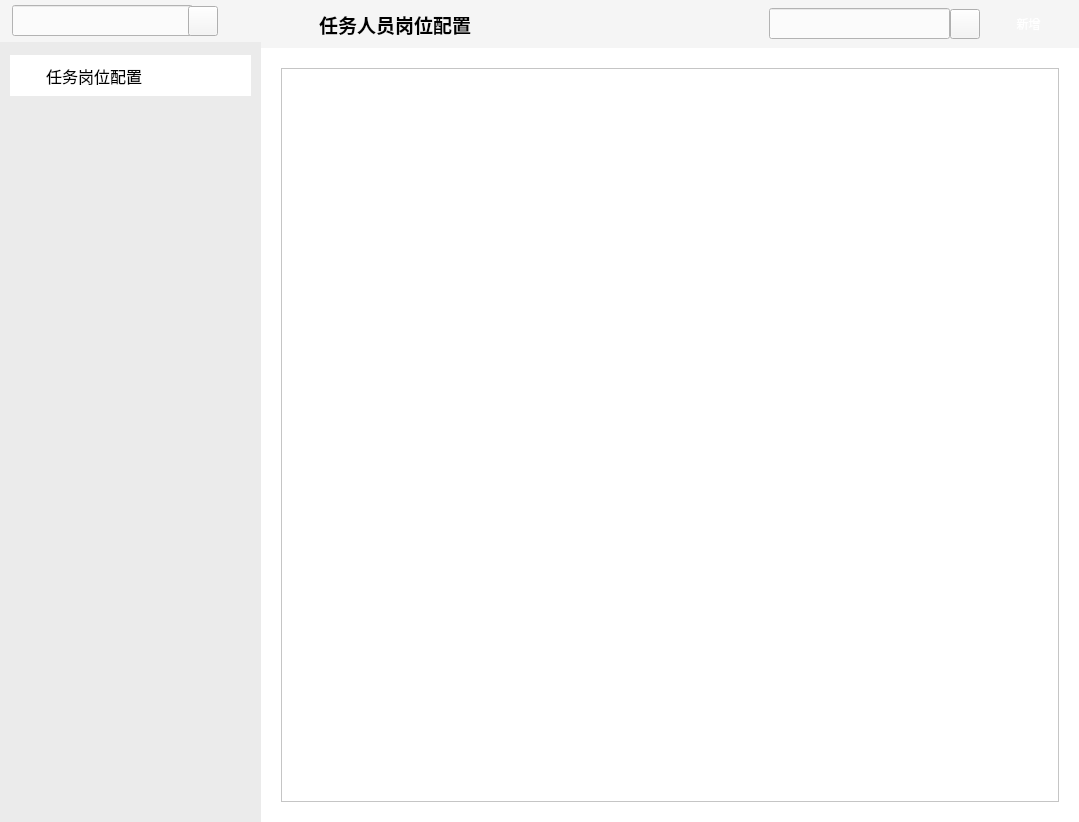
<?xml version="1.0" encoding="UTF-8"?>
<ui version="4.0">
 <class>TaskConfigurationClass</class>
 <widget class="QWidget" name="TaskConfigurationClass">
  <property name="geometry">
   <rect>
    <x>0</x>
    <y>0</y>
    <width>1079</width>
    <height>822</height>
   </rect>
  </property>
  <property name="windowTitle">
   <string>TaskConfiguration</string>
  </property>
  <layout class="QHBoxLayout" name="horizontalLayout">
   <property name="spacing">
    <number>0</number>
   </property>
   <property name="leftMargin">
    <number>0</number>
   </property>
   <property name="topMargin">
    <number>0</number>
   </property>
   <property name="rightMargin">
    <number>0</number>
   </property>
   <property name="bottomMargin">
    <number>0</number>
   </property>
   <item>
    <widget class="QWidget" name="widget_2" native="true">
     <property name="minimumSize">
      <size>
       <width>261</width>
       <height>0</height>
      </size>
     </property>
     <property name="maximumSize">
      <size>
       <width>261</width>
       <height>16777215</height>
      </size>
     </property>
     <property name="styleSheet">
      <string notr="true">background-color: rgb(235, 235, 235);</string>
     </property>
     <layout class="QVBoxLayout" name="verticalLayout">
      <property name="spacing">
       <number>3</number>
      </property>
      <property name="leftMargin">
       <number>0</number>
      </property>
      <property name="topMargin">
       <number>0</number>
      </property>
      <property name="rightMargin">
       <number>0</number>
      </property>
      <property name="bottomMargin">
       <number>0</number>
      </property>
      <item>
       <widget class="QWidget" name="widget_3" native="true">
        <property name="maximumSize">
         <size>
          <width>16777215</width>
          <height>42</height>
         </size>
        </property>
        <property name="styleSheet">
         <string notr="true">background-color: rgb(245, 245, 245);</string>
        </property>
        <layout class="QHBoxLayout" name="horizontalLayout_4">
         <property name="spacing">
          <number>0</number>
         </property>
         <property name="leftMargin">
          <number>12</number>
         </property>
         <property name="topMargin">
          <number>0</number>
         </property>
         <property name="rightMargin">
          <number>12</number>
         </property>
         <property name="bottomMargin">
          <number>0</number>
         </property>
         <item>
          <widget class="QLineEdit" name="le_searchedit">
           <property name="minimumSize">
            <size>
             <width>181</width>
             <height>31</height>
            </size>
           </property>
           <property name="maximumSize">
            <size>
             <width>181</width>
             <height>31</height>
            </size>
           </property>
           <property name="styleSheet">
            <string notr="true">background-color: rgb(251, 251, 251);</string>
           </property>
           <property name="text">
            <string/>
           </property>
          </widget>
         </item>
         <item>
          <widget class="QPushButton" name="pb_searchButton">
           <property name="minimumSize">
            <size>
             <width>30</width>
             <height>30</height>
            </size>
           </property>
           <property name="styleSheet">
            <string notr="true">image: url(:/FaultInjection/images/search.png);
border:0x;</string>
           </property>
           <property name="text">
            <string/>
           </property>
          </widget>
         </item>
         <item>
          <spacer name="horizontalSpacer_3">
           <property name="orientation">
            <enum>Qt::Horizontal</enum>
           </property>
           <property name="sizeHint" stdset="0">
            <size>
             <width>28</width>
             <height>13</height>
            </size>
           </property>
          </spacer>
         </item>
         <item>
          <widget class="QPushButton" name="pb_addFault">
           <property name="minimumSize">
            <size>
             <width>31</width>
             <height>31</height>
            </size>
           </property>
           <property name="maximumSize">
            <size>
             <width>31</width>
             <height>31</height>
            </size>
           </property>
           <property name="styleSheet">
            <string notr="true">border:0px;
image: url(:/FaultInjection/images/addFault (2).png);</string>
           </property>
           <property name="text">
            <string/>
           </property>
          </widget>
         </item>
        </layout>
        <zorder>pb_addFault</zorder>
        <zorder>le_searchedit</zorder>
        <zorder>pb_searchButton</zorder>
        <zorder>horizontalSpacer_3</zorder>
       </widget>
      </item>
      <item>
       <widget class="QWidget" name="wgt_Tree" native="true">
        <property name="maximumSize">
         <size>
          <width>16777215</width>
          <height>16777215</height>
         </size>
        </property>
        <property name="styleSheet">
         <string notr="true">background-color: rgb(235, 235, 235);</string>
        </property>
        <widget class="QWidget" name="widget_4" native="true">
         <property name="geometry">
          <rect>
           <x>10</x>
           <y>10</y>
           <width>241</width>
           <height>41</height>
          </rect>
         </property>
         <property name="styleSheet">
          <string notr="true">background-color: rgb(255, 255, 255);</string>
         </property>
         <layout class="QHBoxLayout" name="horizontalLayout_3">
          <property name="spacing">
           <number>2</number>
          </property>
          <property name="leftMargin">
           <number>2</number>
          </property>
          <property name="topMargin">
           <number>2</number>
          </property>
          <property name="rightMargin">
           <number>2</number>
          </property>
          <property name="bottomMargin">
           <number>2</number>
          </property>
          <item>
           <widget class="QLabel" name="label_5">
            <property name="minimumSize">
             <size>
              <width>32</width>
              <height>32</height>
             </size>
            </property>
            <property name="maximumSize">
             <size>
              <width>32</width>
              <height>32</height>
             </size>
            </property>
            <property name="styleSheet">
             <string notr="true">image: url(:/FaultInjection/images/icon2.png);</string>
            </property>
            <property name="text">
             <string/>
            </property>
           </widget>
          </item>
          <item>
           <widget class="QLabel" name="label">
            <property name="font">
             <font>
              <family>微软雅黑</family>
              <pointsize>12</pointsize>
             </font>
            </property>
            <property name="text">
             <string>任务岗位配置</string>
            </property>
           </widget>
          </item>
          <item>
           <widget class="QLabel" name="label_6">
            <property name="minimumSize">
             <size>
              <width>32</width>
              <height>32</height>
             </size>
            </property>
            <property name="maximumSize">
             <size>
              <width>32</width>
              <height>32</height>
             </size>
            </property>
            <property name="styleSheet">
             <string notr="true">image: url(:/FaultInjection/images/icon／more_active.png);</string>
            </property>
            <property name="text">
             <string/>
            </property>
           </widget>
          </item>
         </layout>
        </widget>
       </widget>
      </item>
     </layout>
    </widget>
   </item>
   <item>
    <widget class="QWidget" name="wgt_center" native="true">
     <property name="styleSheet">
      <string notr="true">background-color: rgb(255, 255, 255);</string>
     </property>
     <layout class="QVBoxLayout" name="verticalLayout_2">
      <property name="spacing">
       <number>0</number>
      </property>
      <property name="leftMargin">
       <number>0</number>
      </property>
      <property name="topMargin">
       <number>0</number>
      </property>
      <property name="rightMargin">
       <number>0</number>
      </property>
      <property name="bottomMargin">
       <number>0</number>
      </property>
      <item>
       <widget class="QWidget" name="wgt_top" native="true">
        <property name="minimumSize">
         <size>
          <width>0</width>
          <height>48</height>
         </size>
        </property>
        <property name="maximumSize">
         <size>
          <width>16777215</width>
          <height>48</height>
         </size>
        </property>
        <property name="styleSheet">
         <string notr="true">background-color: rgb(255, 255, 255);
background-color: rgb(251, 251, 251);</string>
        </property>
        <layout class="QHBoxLayout" name="horizontalLayout_2">
         <property name="spacing">
          <number>0</number>
         </property>
         <property name="leftMargin">
          <number>0</number>
         </property>
         <property name="topMargin">
          <number>0</number>
         </property>
         <property name="rightMargin">
          <number>0</number>
         </property>
         <property name="bottomMargin">
          <number>0</number>
         </property>
         <item>
          <widget class="QWidget" name="widget_15" native="true">
           <property name="styleSheet">
            <string notr="true">background-color: rgb(245, 245, 245);</string>
           </property>
           <layout class="QHBoxLayout" name="horizontalLayout_7">
            <property name="spacing">
             <number>6</number>
            </property>
            <property name="leftMargin">
             <number>20</number>
            </property>
            <property name="topMargin">
             <number>0</number>
            </property>
            <property name="rightMargin">
             <number>20</number>
            </property>
            <property name="bottomMargin">
             <number>0</number>
            </property>
            <item>
             <widget class="QLabel" name="label_4">
              <property name="minimumSize">
               <size>
                <width>32</width>
                <height>32</height>
               </size>
              </property>
              <property name="maximumSize">
               <size>
                <width>32</width>
                <height>32</height>
               </size>
              </property>
              <property name="styleSheet">
               <string notr="true">image: url(:/FaultInjection/images/icon1.png);</string>
              </property>
              <property name="text">
               <string/>
              </property>
             </widget>
            </item>
            <item>
             <widget class="QLabel" name="lb_title_2">
              <property name="minimumSize">
               <size>
                <width>291</width>
                <height>0</height>
               </size>
              </property>
              <property name="maximumSize">
               <size>
                <width>291</width>
                <height>16777215</height>
               </size>
              </property>
              <property name="font">
               <font>
                <family>微软雅黑</family>
                <pointsize>14</pointsize>
                <weight>75</weight>
                <bold>true</bold>
               </font>
              </property>
              <property name="styleSheet">
               <string notr="true">background-color: rgb(245, 245, 245);</string>
              </property>
              <property name="text">
               <string>任务人员岗位配置</string>
              </property>
             </widget>
            </item>
            <item>
             <spacer name="horizontalSpacer_9">
              <property name="orientation">
               <enum>Qt::Horizontal</enum>
              </property>
              <property name="sizeType">
               <enum>QSizePolicy::Expanding</enum>
              </property>
              <property name="sizeHint" stdset="0">
               <size>
                <width>845</width>
                <height>20</height>
               </size>
              </property>
             </spacer>
            </item>
            <item>
             <widget class="QWidget" name="widget_5" native="true">
              <property name="maximumSize">
               <size>
                <width>235</width>
                <height>42</height>
               </size>
              </property>
              <property name="styleSheet">
               <string notr="true">background-color: rgb(245, 245, 245);</string>
              </property>
              <layout class="QHBoxLayout" name="horizontalLayout_5">
               <property name="spacing">
                <number>0</number>
               </property>
               <property name="leftMargin">
                <number>12</number>
               </property>
               <property name="topMargin">
                <number>0</number>
               </property>
               <property name="rightMargin">
                <number>12</number>
               </property>
               <property name="bottomMargin">
                <number>0</number>
               </property>
               <item>
                <widget class="QLineEdit" name="le_searchedit_2">
                 <property name="minimumSize">
                  <size>
                   <width>181</width>
                   <height>31</height>
                  </size>
                 </property>
                 <property name="maximumSize">
                  <size>
                   <width>181</width>
                   <height>31</height>
                  </size>
                 </property>
                 <property name="styleSheet">
                  <string notr="true">background-color: rgb(251, 251, 251);</string>
                 </property>
                 <property name="text">
                  <string/>
                 </property>
                </widget>
               </item>
               <item>
                <widget class="QPushButton" name="pb_searchButton_2">
                 <property name="minimumSize">
                  <size>
                   <width>30</width>
                   <height>30</height>
                  </size>
                 </property>
                 <property name="styleSheet">
                  <string notr="true">image: url(:/FaultInjection/images/search.png);
border:0x;</string>
                 </property>
                 <property name="text">
                  <string/>
                 </property>
                </widget>
               </item>
               <item>
                <spacer name="horizontalSpacer_4">
                 <property name="orientation">
                  <enum>Qt::Horizontal</enum>
                 </property>
                 <property name="sizeHint" stdset="0">
                  <size>
                   <width>28</width>
                   <height>13</height>
                  </size>
                 </property>
                </spacer>
               </item>
              </layout>
             </widget>
            </item>
            <item>
             <widget class="QPushButton" name="pb_addTask">
              <property name="minimumSize">
               <size>
                <width>61</width>
                <height>31</height>
               </size>
              </property>
              <property name="maximumSize">
               <size>
                <width>61</width>
                <height>31</height>
               </size>
              </property>
              <property name="styleSheet">
               <string notr="true">QPushButton:hover{
 	background-color:transparent;
	border-image: url(:/FaultInjection/images/bt_suspension.png);
	color: rgb(255, 255, 255);
	font: 12pt &quot;微软雅黑&quot;;
    border:0px;}
QPushButton:pressed{
    background-color:transparent; 
	border-image: url(:/FaultInjection/images/bt_disable.png);
	color: rgb(255, 255, 255);
	font: 12pt &quot;微软雅黑&quot;;
    border:0px;}
QPushButton {
  	background-color:transparent;
	border-image: url(:/FaultInjection/images/bt_normal.png);
	color: rgb(255, 255, 255);
	font: 12pt &quot;微软雅黑&quot;;
    border:0px;
}</string>
              </property>
              <property name="text">
               <string>新增</string>
              </property>
             </widget>
            </item>
           </layout>
          </widget>
         </item>
        </layout>
       </widget>
      </item>
      <item>
       <widget class="QWidget" name="widget" native="true">
        <layout class="QGridLayout" name="gridLayout">
         <property name="leftMargin">
          <number>20</number>
         </property>
         <property name="topMargin">
          <number>20</number>
         </property>
         <property name="rightMargin">
          <number>20</number>
         </property>
         <property name="bottomMargin">
          <number>20</number>
         </property>
         <property name="spacing">
          <number>20</number>
         </property>
         <item row="0" column="0">
          <widget class="QTableView" name="tv_taskView">
           <property name="font">
            <font>
             <family>微软雅黑</family>
             <pointsize>12</pointsize>
             <weight>50</weight>
             <italic>false</italic>
             <bold>false</bold>
            </font>
           </property>
           <property name="styleSheet">
            <string notr="true">font: 12pt &quot;微软雅黑&quot;;</string>
           </property>
          </widget>
         </item>
        </layout>
       </widget>
      </item>
     </layout>
    </widget>
   </item>
  </layout>
 </widget>
 <layoutdefault spacing="6" margin="11"/>
 <resources>
  <include location="FaultInjection.qrc"/>
 </resources>
 <connections/>
</ui>
